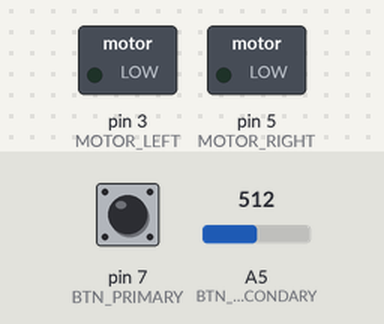
Bench run of a sketch on a simulated Arduino Nano, built with avr-gcc and run on an emulated ATmega328P. Parts: switched loads named in the sketch (green lamp = pin HIGH). The test bench sets the inputs (shaded band); at power-on: A5 (BTN_SECONDARY) = 512, pin 7 (BTN_PRIMARY) HIGH.

Above: at 1.3 s.
1.4 s: A5 (BTN_SECONDARY) set to 25
At 2.46 s:
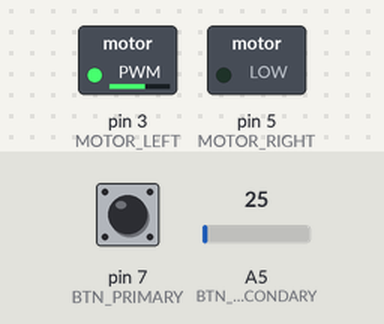
At 4.59 s:
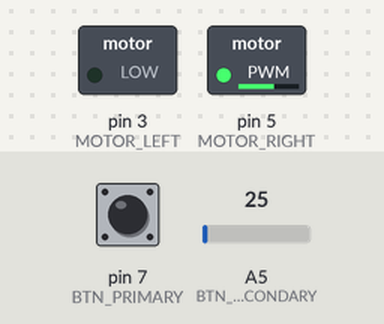
Timing chart, 0 to 13.4 s (numbered marks = the images above; inputs shaded):
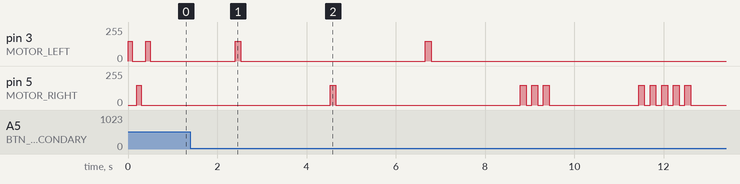

The sketch:

cheating_exercise.ino
```cpp
/*
   INTELLIGENCE EXERCISE: 200 Digits of Phi
   Method: Batch Mode (20 Digits/Block) + Logic (1-5 Left, 6-0 Right)
   Hardware: Arduino Nano, Battery, 2x Motors (D3, D5), 2x Buttons (for redundancy)
   Input: DUAL BUTTONS (D7 and A5)
*/

// --- DATA ---
const byte digits[] = {
  1,6,1,8,0,3,3,9,8,8,7,4,9,8,9,4,8,4,8,2,
  0,4,5,8,6,8,3,4,3,6,5,6,3,8,1,1,7,7,2,0,
  3,0,9,1,7,9,8,0,5,7,6,2,8,6,2,1,3,5,4,4,
  8,6,2,2,7,0,5,2,6,0,4,6,2,8,1,8,9,0,2,4,
  4,9,7,0,7,2,0,7,2,0,4,1,8,9,3,9,1,1,3,7,
  4,8,4,7,5,4,0,8,8,0,7,5,3,8,6,8,9,1,7,5,
  2,1,2,6,6,3,3,8,6,2,2,2,3,5,3,6,9,3,1,7,
  9,3,1,8,0,0,6,0,7,6,6,7,2,6,3,5,4,4,3,3,
  3,8,9,0,8,6,5,9,5,9,3,9,5,8,2,9,0,5,6,3,
  8,3,2,2,6,6,1,3,1,9,9,2,8,2,9,0,2,6,7,8,8
};

// --- PIN CONFIGURATION ---
const int MOTOR_LEFT = 3;
const int MOTOR_RIGHT = 5;

// --- DUAL BUTTON SETUP ---
const int BTN_PRIMARY = 7;
const int BTN_SECONDARY = A5;

// --- SENSITIVITY TUNING (CRITICAL) ---
// From experimentation: Pressed (~20), Idle (~55), 35 should be perfect
const int ANALOG_THRESHOLD = 35;

// --- TIMING ---
const int MOTOR_STRENGTH = 150;
const int PULSE_LEN = 130;
const int GAP_LEN = 130;
const int DIGIT_GAP = 2000;
const int CLICK_TIMEOUT = 600;


int currentBlock = 0;
const int DIGITS_PER_BLOCK = 20;
const int TOTAL_BLOCKS = 10;

void setup() {
  pinMode(MOTOR_LEFT, OUTPUT);
  pinMode(MOTOR_RIGHT, OUTPUT);

  //internal resistors for buttons
  pinMode(BTN_PRIMARY, INPUT_PULLUP);
  pinMode(BTN_SECONDARY, INPUT_PULLUP);

  //STARTUP
  buzz(true, false, 100); delay(100);
  buzz(false, true, 100); delay(100);
  buzz(true, false, 100);

  // Wait for any button to start
  while(isAnyButtonPressed() == false) {}
  delay(1000);
}

void loop() {
  playBlock(currentBlock);

  int command = getClicks();

  if (command == 1) {
    currentBlock++;
    if (currentBlock >= TOTAL_BLOCKS) currentBlock = 0;
  }
  else if (command == 2) {
    // REPEAT
  }
  else if (command == 3) {
    currentBlock--;
    if (currentBlock < 0) currentBlock = TOTAL_BLOCKS - 1;
  }

  delay(1000);
}

// --- HELPER: CHECKS BOTH BUTTONS ---
bool isAnyButtonPressed() {
  // Check 1: D7
  if (digitalRead(BTN_PRIMARY) == LOW) return true;

  // Check 2: A5
  if (analogRead(BTN_SECONDARY) < ANALOG_THRESHOLD) return true;

  return false;
}

// --- LOGIC FUNCTIONS ---
void playBlock(int blockIndex) {
  int startDigit = blockIndex * DIGITS_PER_BLOCK;
  for (int i = 0; i < DIGITS_PER_BLOCK; i++) {
    playDigit(digits[startDigit + i]);
    if (i < DIGITS_PER_BLOCK - 1) delay(DIGIT_GAP);
  }
}

void playDigit(byte d) {
  if (d >= 1 && d <= 5) {
    pulseSequence(true, false, d);
  }
  else {
    int pulses = 0;
    if (d == 0) pulses = 5;
    else pulses = d - 5;
    pulseSequence(false, true, pulses);
  }
}

int getClicks() {
  int clicks = 0;
  unsigned long lastClickTime = 0;
  bool waiting = true;

  while (isAnyButtonPressed() == false); // Wait for press

  clicks++;
  lastClickTime = millis();
  while(isAnyButtonPressed() == true); // Wait for release
  delay(50);

  while (waiting) {
    if (isAnyButtonPressed() == true) {
      clicks++;
      lastClickTime = millis();
      while(isAnyButtonPressed() == true);
      delay(50);
    }

    if (millis() - lastClickTime > CLICK_TIMEOUT) waiting = false;
    if (clicks >= 3) waiting = false;
  }
  return clicks;
}

void pulseSequence(bool useLeft, bool useRight, int count) {
  for (int i = 0; i < count; i++) {
    buzz(useLeft, useRight, PULSE_LEN);
    if (i < count - 1) delay(GAP_LEN);
  }
}

void buzz(bool left, bool right, int duration) {
  if (left) analogWrite(MOTOR_LEFT, MOTOR_STRENGTH);
  if (right) analogWrite(MOTOR_RIGHT, MOTOR_STRENGTH);
  delay(duration);
  digitalWrite(MOTOR_LEFT, LOW);
  digitalWrite(MOTOR_RIGHT, LOW);
}
```

Measured:
- after the input at 1.4 s, pin 3 (MOTOR_LEFT): alternates 150/255 for 0.13 s and 0/255 for 4.1 s, starting after 1.0 s; pin 5 (MOTOR_RIGHT): 0/255 → 150/255 after 3.1 s, → 0/255 0.13 s later, → 150/255 4.1 s later, → 0/255 0.13 s later, … (18 changes in this stretch)
